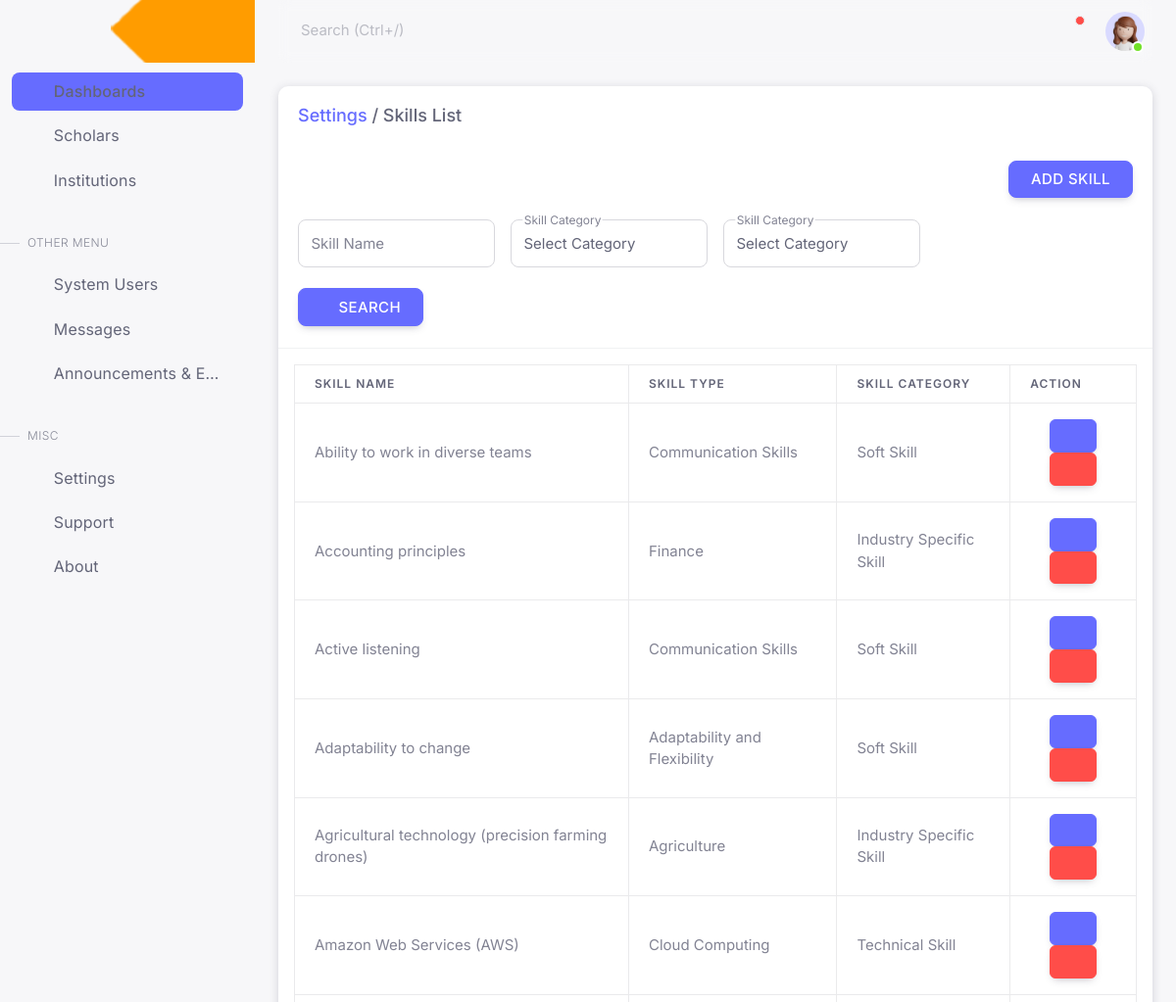
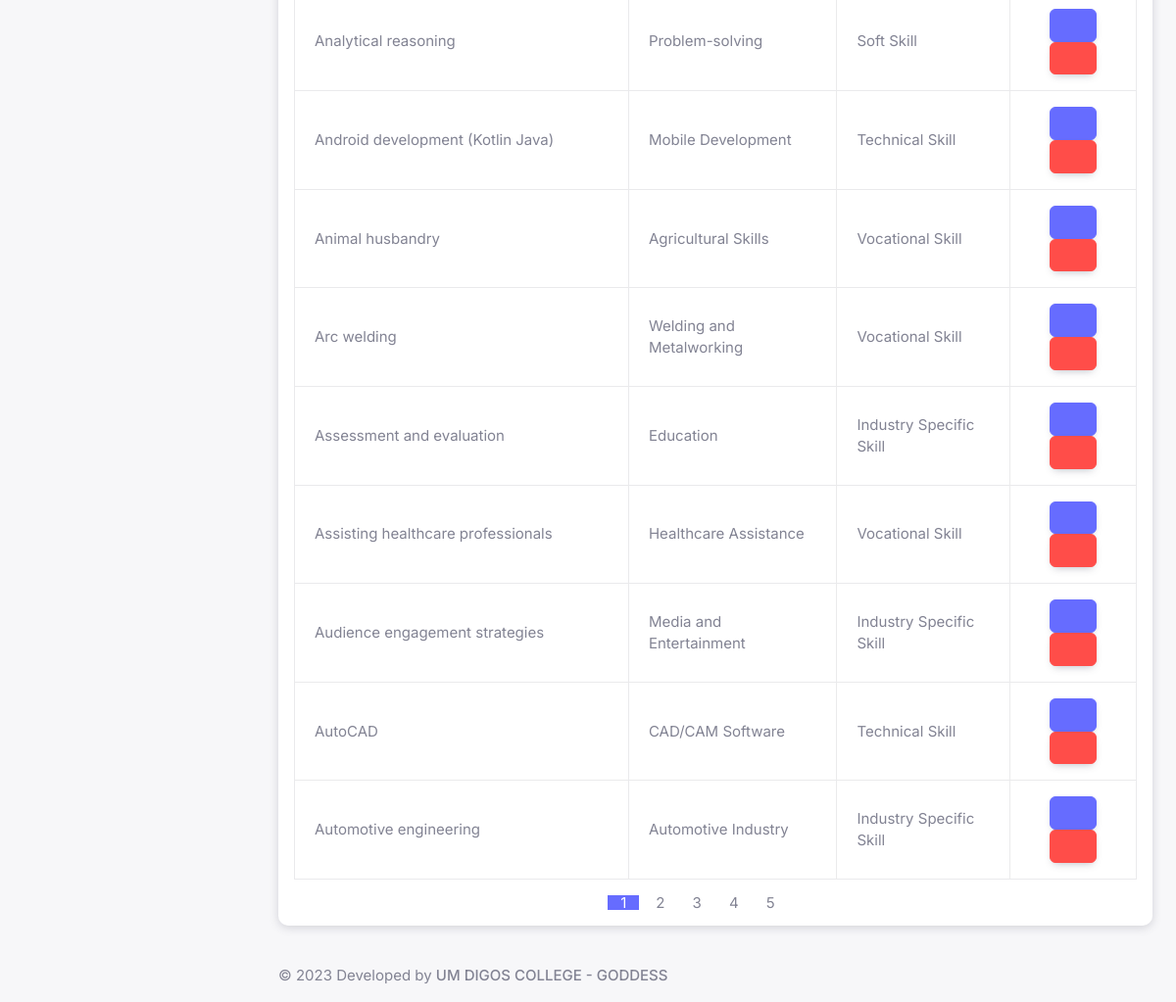
Screenshot of /accounts/dev_ops/addSkill.php (signed in) with the database file from the repository (2 pictures, top to bottom).
### tables this page shows
CREATE TABLE `prow_skills` (
  `prow_skills_id` int(11) NOT NULL,
  `prow_skill_type_id` int(11) NOT NULL,
  `prow_skill_name` text NOT NULL
);

CREATE TABLE `prow_skill_type` (
  `prow_skill_type_id` int(11) NOT NULL,
  `prow_skill_type_name` varchar(255) NOT NULL,
  `prow_skill_category` varchar(255) NOT NULL
);

### config/conn.php (called while the page is built, shortened)
<?php
	function PWD(){
		include 'conf.php';
		$options = [
			PDO::ATTR_PERSISTENT => true
		];
		$dbConnection = new PDO('mysql:dbname='.$dbname.';host='.$servername.';charset=utf8mb4', $username, $password, $options);
		$dbConnection->setAttribute(PDO::ATTR_EMULATE_PREPARES, false);
		$dbConnection->setAttribute(PDO::ATTR_ERRMODE, PDO::ERRMODE_EXCEPTION);
		return $dbConnection;
	}
?>

### accounts/dev_ops/addSkill.php (the view, shortened to what this page needs)
<?php
  include "_head.php";
  include 'addSkill_paginate.php';
?>
  <body>
    <div class="layout-wrapper layout-content-navbar">
      <div class="layout-container">
        <div class="layout-page">
         <?php include "_sidemenu.php";?>
          <div class="content-wrapper">
            <?php include "_topnavigation.php"; ?>
            <div class="container-xxl flex-grow-1 container-p-y">
                <div class="card">
                    <h5 class="card-header"> <span><a href="settings">Settings</a></span> / Skills List</h5>
                    <div class="card-body">
                        <div class="d-flex justify-content-end">
                            <div class="mt-3">
                                <button type="button" class="btn btn-primary" data-bs-toggle="modal" data-bs-target="#basicModal">
                                    Add Skill
                                </button>
                            </div>
                        </div> <br>
                        <form class="dt_adv_search" method="POST">
                            <div class="row">
                                <div class="col-12">
                                    <div class="row g-3">
                                        <div class="col-12 col-sm-6 col-lg-3">
                                            <div class="form-floating form-floating-outline">
                                                <input type="text" class="form-control dt-input" data-column="3" placeholder="1234ABCD-202310111" data-column-index="2" />
                                                <label>Skill Name</label>
                                            </div>
                                        </div>
                                        <div class="col-12 col-sm-6 col-lg-3">
                                            <div class="form-floating form-floating-outline">
                                                <select id="skillCategory" name="skillCategory" class="form-control">
                                                    <option value="">Select Category</option>
                                                </select>
                                                <label for="skillCategory">Skill Category</label>
                                            </div>
                                        </div>
                                        <div class="col-12 col-sm-6 col-lg-3">
                                            <div class="form-floating form-floating-outline">
                                                <select id="skillCategory" name="skillCategory" class="form-control">
                                                    <option value="">Select Category</option>
                                                </select>
                                                <label for="skillCategory">Skill Category</label>
                                            </div>
                                        </div>
                                        <div class="btn-align-vertical col-12 col-sm-6 col-lg-4">
                                            <button type="submit" id="searchStudent" class="btn btn-primary"><i class="mdi mdi mdi-magnify me-1"></i>Search</button>
                                        </div>
                                    </div>
                                </div>
                            </div>
                        </form>
                    </div>
                    <hr class="mt-0" />
                    <div class="card-datatable table-responsive px-3">
                        <table class=" datatables-ajax dt-advanced-search table table-bordered mb-3">
                            <thead>
                                <tr>
                                    <th>Skill Name</th>
                                    <th>Skill Type</th>
                                    <th>Skill Category</th>
                                    <th class="w-23">Action</th>
                                </tr>
                            </thead>
                            <tbody>
                                    <?php
                                        while($data=$paginate->fetch(PDO::FETCH_ASSOC)){
                                    ?>
                                     <tr>
                                        <td><?= $data['prow_skill_name']  ?></td>
                                        <td><?= $data['prow_skill_type_name']  ?></td>
                                        <td><?= $data['prow_skill_category']  ?></td>
                                        <td class="text-center p-3">
                                            <a href="" target="">
                                                <button
                                                type="button"
                                                class="btn btn-primary btn-sm">
                                                <i class="ti-user mdi mdi-pencil-outline"></i>
                                                </button>
                                            </a>
                                            <a href="" target="">
                                                <button
                                                type="button"
                                                class="btn btn-danger btn-sm">
                                                <i class="ti-user mdi mdi-delete-outline"></i>
                                                </button>
                                            </a>
                                        </td>
                                    </tr>
                                    <?php }?>
                            </tbody>
                        </table>
                        <div class ="d-flex justify-content-center">
                            <ul class="list-group list-group-horizontal-sm">
                                <?= $paginationCtrls ?>
                            </ul>
                        </div>
                    </div>
                </div>
            </div>
              <?php
                include "_footer.php";
              ?>
          </div>
        </div>
      </div>
    </div>
  </body>
</html>

### assets/css/demo.css (style rules this page uses)
.layout-navbar-fixed .layout-wrapper:not(.layout-without-menu) .layout-page { padding-top: 64px !important; }

### assets/css/custom.css (style rules this page uses)
.btn-align-vertical { padding-top: 5px; }
.w-23 { width: 15%; }

### rows the page displays
prow_skills: prow_skill_name "Ability to work in diverse teams", prow_skill_type.prow_skill_type_name "Communication Skills", prow_skill_type.prow_skill_category "Soft Skill"
prow_skills: prow_skill_name "Accounting principles", prow_skill_type.prow_skill_type_name "Finance", prow_skill_type.prow_skill_category "Industry Specific Skill"
prow_skills: prow_skill_name "Active listening", prow_skill_type.prow_skill_type_name "Communication Skills", prow_skill_type.prow_skill_category "Soft Skill"
prow_skills: prow_skill_name "Adaptability to change", prow_skill_type.prow_skill_type_name "Adaptability and Flexibility", prow_skill_type.prow_skill_category "Soft Skill"
prow_skills: prow_skill_name "Agricultural technology (precision farming drones)", prow_skill_type.prow_skill_type_name "Agriculture", prow_skill_type.prow_skill_category "Industry Specific Skill"
prow_skills: prow_skill_name "Amazon Web Services (AWS)", prow_skill_type.prow_skill_type_name "Cloud Computing", prow_skill_type.prow_skill_category "Technical Skill"
prow_skills: prow_skill_name "Analytical reasoning", prow_skill_type.prow_skill_type_name "Problem-solving", prow_skill_type.prow_skill_category "Soft Skill"
prow_skills: prow_skill_name "Android development (Kotlin Java)", prow_skill_type.prow_skill_type_name "Mobile Development", prow_skill_type.prow_skill_category "Technical Skill"
prow_skills: prow_skill_name "Animal husbandry", prow_skill_type.prow_skill_type_name "Agricultural Skills", prow_skill_type.prow_skill_category "Vocational Skill"
prow_skills: prow_skill_name "Arc welding", prow_skill_type.prow_skill_type_name "Welding and Metalworking", prow_skill_type.prow_skill_category "Vocational Skill"
prow_skills: prow_skill_name "Assessment and evaluation", prow_skill_type.prow_skill_type_name "Education", prow_skill_type.prow_skill_category "Industry Specific Skill"
prow_skills: prow_skill_name "Assisting healthcare professionals", prow_skill_type.prow_skill_type_name "Healthcare Assistance", prow_skill_type.prow_skill_category "Vocational Skill"
prow_skills: prow_skill_name "Audience engagement strategies", prow_skill_type.prow_skill_type_name "Media and Entertainment", prow_skill_type.prow_skill_category "Industry Specific Skill"
prow_skills: prow_skill_name "AutoCAD", prow_skill_type.prow_skill_type_name "CAD/CAM Software", prow_skill_type.prow_skill_category "Technical Skill"
prow_skills: prow_skill_name "Automotive engineering", prow_skill_type.prow_skill_type_name "Automotive Industry", prow_skill_type.prow_skill_category "Industry Specific Skill"

### other values shown
$pagenum "1"
